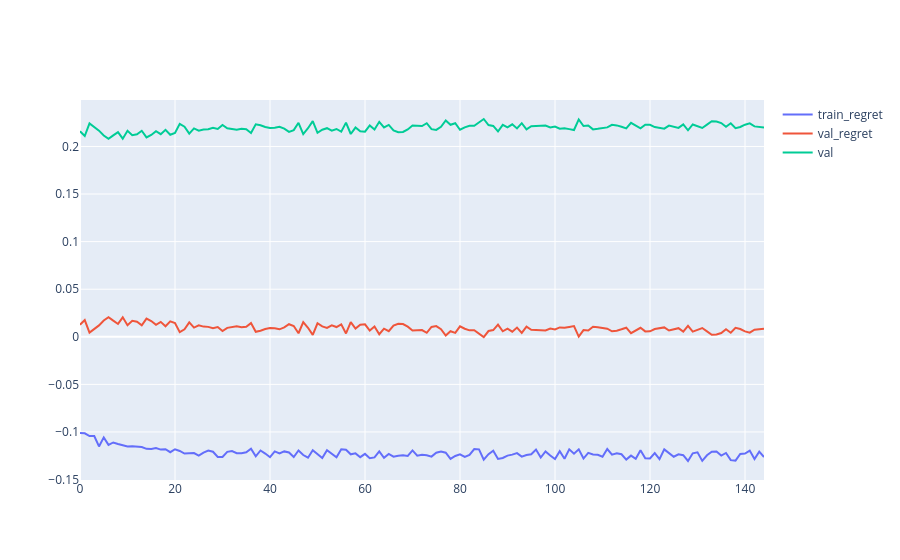

Notebook source saved alongside this figure:
### Code cell
s_train_regret = (df_pareto[[('train', 'mean_regret'), ('gen','')]]).groupby('gen').agg('mean').iloc[:,0]
s_val_regret = (df_pareto[[('val', 'mean_regret'), ('gen','')]]).groupby('gen').agg('mean').iloc[:,0]
s_val= (df_pareto[[('val', 'mean'), ('gen','')]]).groupby('gen').agg('mean').iloc[:,0]
fig = go.Figure()
fig.add_trace(go.Scatter(x = s_train_regret.index.values, y = s_train_regret.values, name = 'train_regret'))
fig.add_trace(go.Scatter(x = s_val_regret.index, y = s_val_regret.values, name = 'val_regret'))
fig.add_trace(go.Scatter(x = s_val.index, y = s_val.values, name = 'val'))
fig.show()

### Figure 1 — Plotly figure (JSON) as saved in the notebook; plotly's stock layout.template omitted (floating-point values rounded to 4 significant figures; data arrays with more than 128 entries replaced by an {"elided": "..."} marker saying what was removed)
{"data": [{"name": "train_regret", "type": "scatter", "x": {"elided": "145 int values"}, "y": {"elided": "145 float values"}}, {"name": "val_regret", "type": "scatter", "x": {"elided": "145 int values"}, "y": {"elided": "145 float values"}}, {"name": "val", "type": "scatter", "x": {"elided": "145 int values"}, "y": {"elided": "145 float values"}}], "layout": {}}
